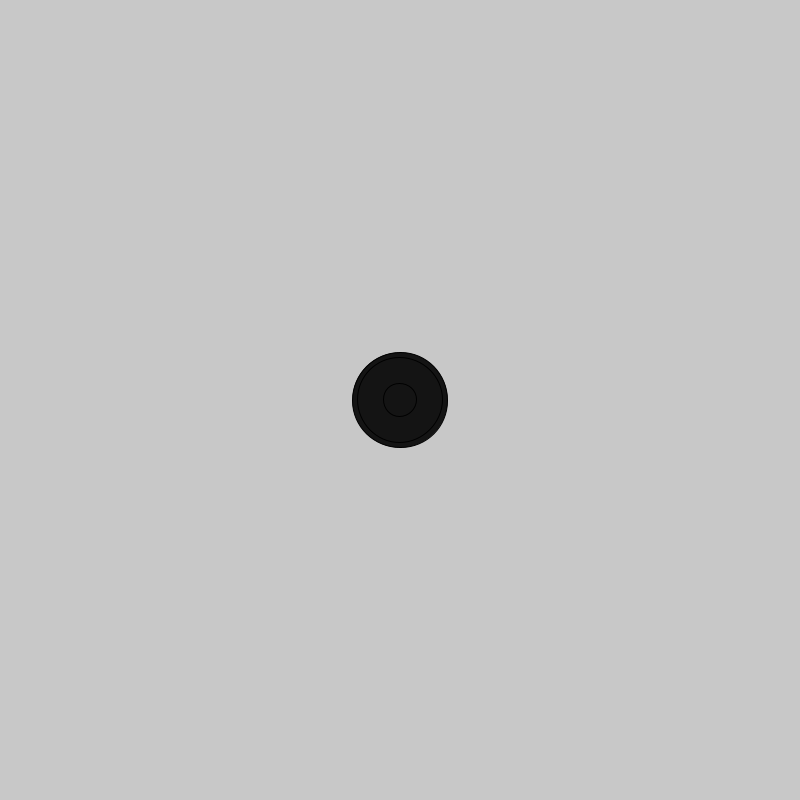
Frame 1 (no input)
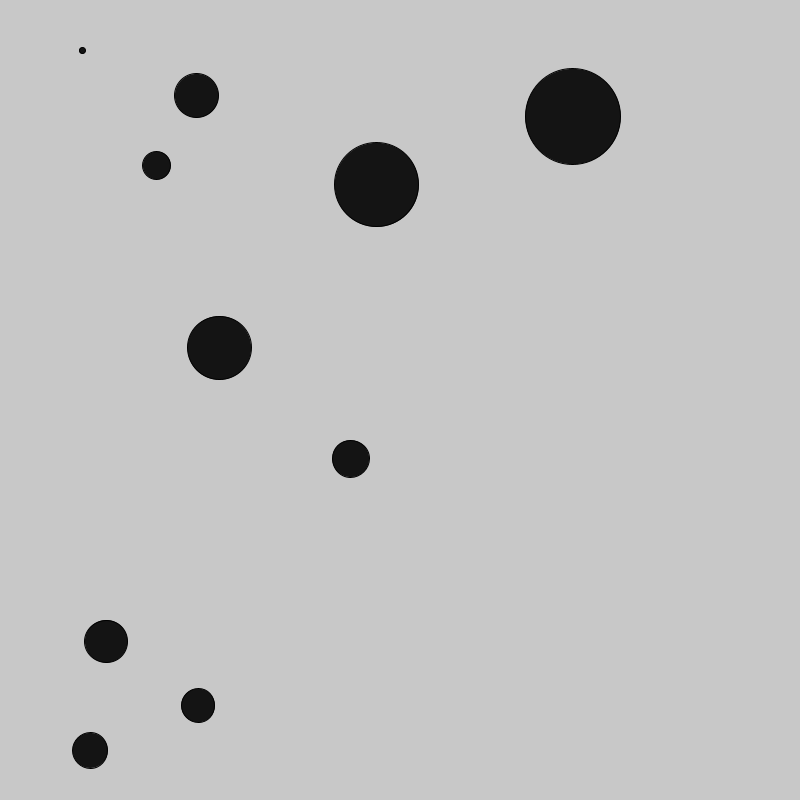
Frame 60 (the mouse pressed at the canvas centre just before this capture)
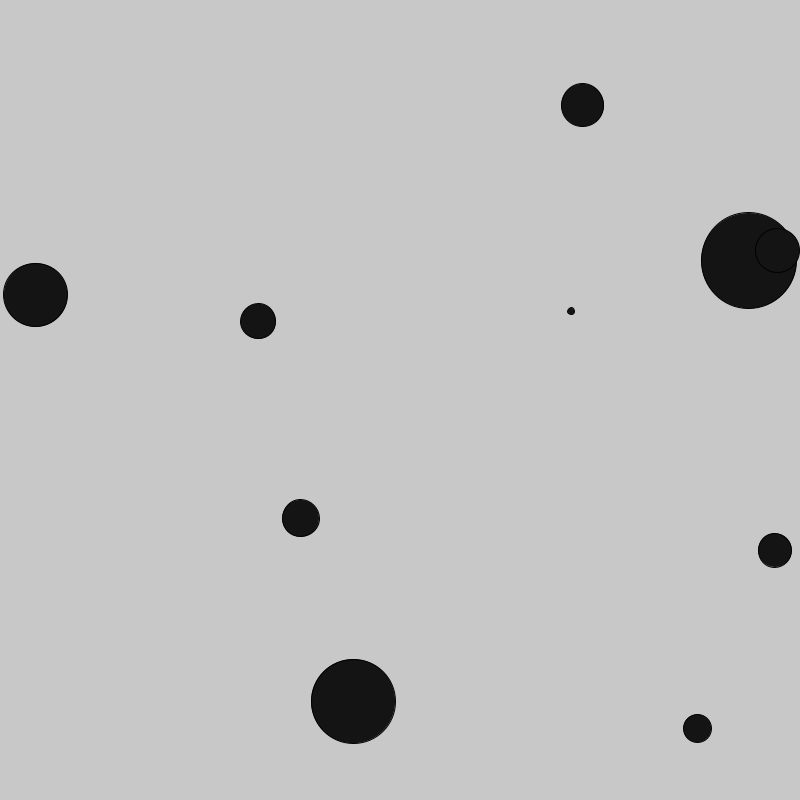
Frame 120 (the mouse held since frame 60 and released just before this capture)

The Processing sketch that drew these frames (run headless with seeded random() and noise(); from frame 60 on, the mouse is pressed at the canvas centre):

// Processing sketch: w06_00_ballArray
// ── w06_00_ballArray.pde
int num = 10;

float[] x = new float[num];
float[] y = new float[num];
float[] dx = new float[num];
float[] dy = new float[num];
float[] s = new float[num];

void setup() {
  size(800, 800);
  for (int i = 0; i < x.length; i++) {
    x[i] = width/2;
    y[i] = height/2;
    dx[i] = random(-10, 10);
    dy[i] = random(-10, 10);
    s[i] = random(5,100);
  }
}

void draw() {
  background(200);

  for (int i = 0; i < x.length; i++) {

    fill(20);
    ellipse(x[i], y[i], s[i], s[i]);
    x[i] += dx[i];
    y[i] += dy[i];

    if (x[i] > width-s[i]/2 || x[i] < s[i]/2) {
      dx[i] = -dx[i];
    }
    if (y[i] > height-s[i]/2 || y[i] < s[i]/2) {
      dy[i] = -dy[i];
    }
  }
}
